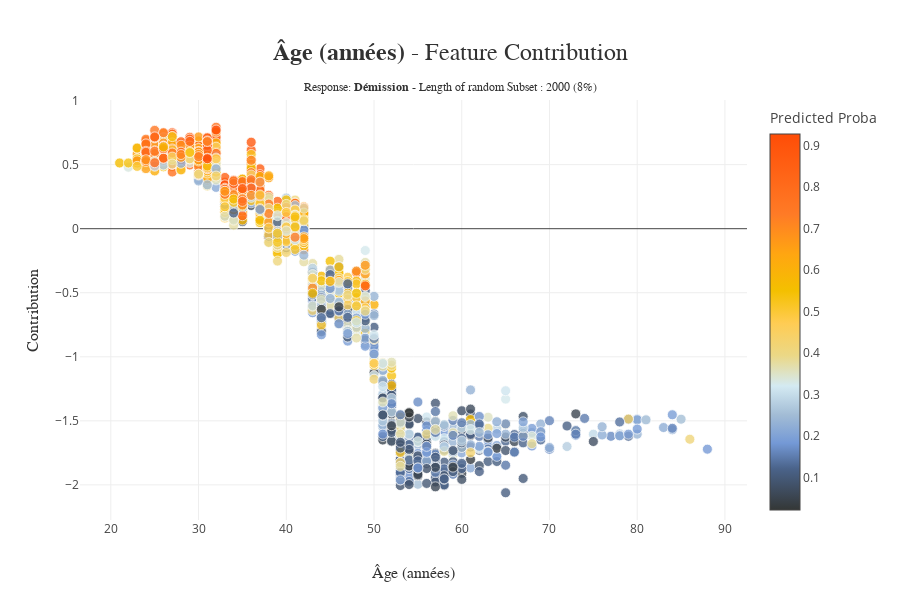

Notebook cell for this chart:
### Code cell
xpl.plot.contribution_plot(col="Âge (années)")

### Figure 1 — Plotly figure (JSON) as saved in the notebook; plotly's stock layout.template omitted (floating-point values rounded to 4 significant figures; data arrays with more than 128 entries replaced by an {"elided": "..."} marker saying what was removed)
{"data": [{"customdata": {"elided": "2000 int values"}, "hovertemplate": "<b>%{hovertext}</b><br />Âge (années) : %{x}<br />Contribution: %{y:.4f}<extra></extra>", "hovertext": {"elided": "2000 str values"}, "marker": {"color": {"elided": "2000 float values"}, "coloraxis": "coloraxis", "line": {"color": "white", "width": 0.8}, "opacity": 0.8, "size": 10}, "mode": "markers", "type": "scatter", "x": {"elided": "2000 int values"}, "y": {"elided": "2000 float values"}}], "layout": {"coloraxis": {"colorbar": {"title": {"text": "Predicted Proba"}}, "colorscale": [[0, "rgb(52, 55, 54)"], [0.11, "rgb(74, 99, 138)"], [0.1778, "rgb(116, 153, 214)"], [0.2526, "rgb(162, 188, 213)"], [0.33, "rgb(212, 234, 242)"], [0.4107, "rgb(235, 216, 134)"], [0.4974, "rgb(255, 204, 83)"], [0.5832, "rgb(244, 192, 0)"], [0.6801, "rgb(255, 166, 17)"], [0.786, "rgb(255, 123, 38)"], [1, "rgb(255, 77, 7)"]]}, "height": 600, "hovermode": "closest", "title": {"font": {"color": "rgb(50, 50, 50)", "family": "Arial", "size": 24}, "text": "<b>Âge (années)</b> - Feature Contribution<span style='font-size: 12px;'><br />Response: <b>Démission</b> - Length of random Subset : 2000 (8%)</span>", "x": 0.5, "xanchor": "center", "y": 0.9, "yanchor": "middle"}, "width": 900, "xaxis": {"automargin": true, "title": {"font": {"color": "rgb(50, 50, 50)", "family": "Arial Black", "size": 16}, "text": "Âge (années)"}}, "yaxis": {"automargin": true, "title": {"font": {"color": "rgb(50, 50, 50)", "family": "Arial Black", "size": 16}, "text": "Contribution"}}}}
